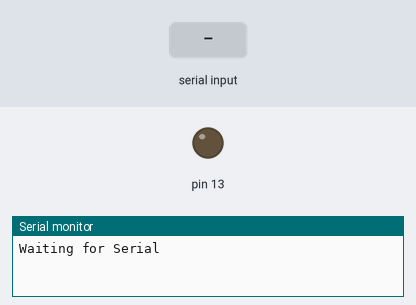
The sketch below on a simulated Arduino Uno, built with avr-gcc and run on an emulated ATmega328P. Shown: output pins drawn as LEDs (lit = HIGH), the last lines printed to the serial monitor. The test bench sets the inputs (shaded band).

Above: at 1.0 s.
1.1 s: "a" received over Serial
At 1.9 s:
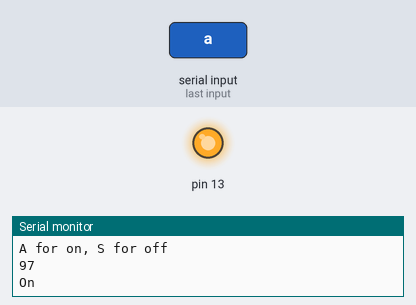
2.7 s: "s" received over Serial
At 3.1 s:
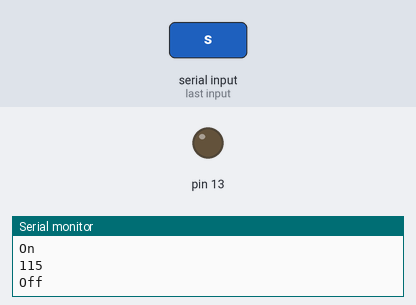
Timing chart, 0 to 5.7 s (numbered marks = the images above; inputs shaded):
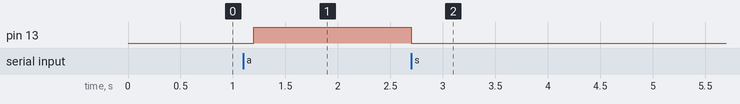

Measured:
- after the input at 1.1 s, pin 13: LOW → HIGH after 0.10 s
- after the input at 2.7 s, pin 13: HIGH → LOW at once

The sketch:

horntest.ino
```cpp
//FOR TESTING THE FET
void setup() {
  // put your setup code here, to run once:
  Serial.begin(9600);
  Serial.println("Waiting for Serial");
  while(!Serial.available())
  {delay(100);}
  Serial.println("A for on, S for off");
  pinMode(13,OUTPUT);

}

void loop() {
  // put your main code here, to run repeatedly:
  while(Serial.available())
  {
    Serial.println(Serial.peek());
    int res = Serial.read();
    if(res == 97)
    {
        digitalWrite(13,HIGH);
        Serial.println("On");
      }
     else if(res == 115)
      {
        digitalWrite(13,LOW);
        Serial.println("Off");
      }
  }
}
```
